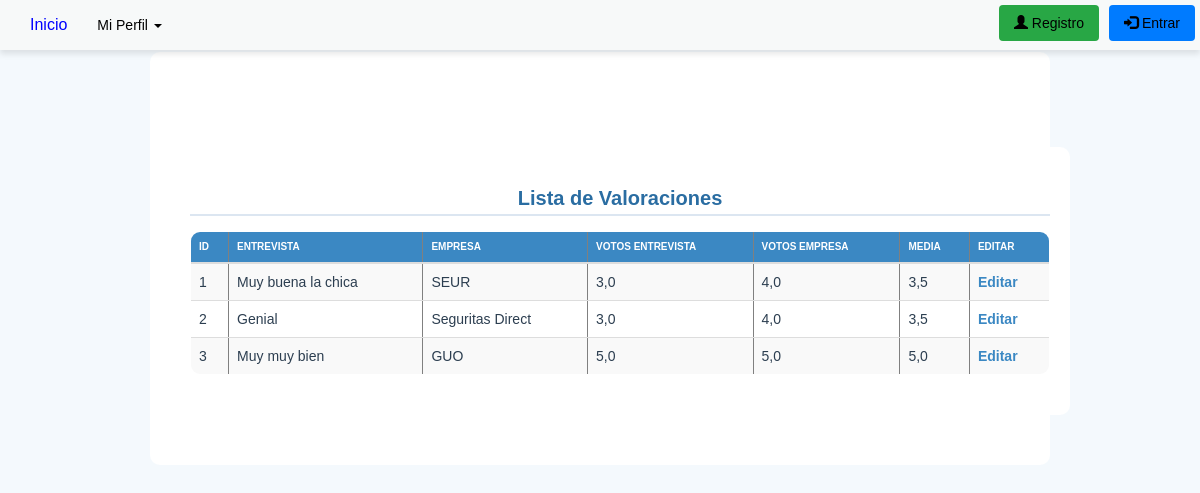
Screenshot of /listar_valoraciones/ with the database file from the repository.
### appportfolio/models.py (models this page shows, shortened)
class Valoracion(models.Model):
    id = models.AutoField(primary_key=True)
    votos_entrevista = models.DecimalField("Votos entrevista", max_digits=3, decimal_places=1, null=True, blank=True)
    votos_empresa = models.DecimalField("Votos empresa", max_digits=3, decimal_places=1, null=True, blank=True)
    media_aspectos = models.DecimalField("Media aspectos", max_digits=3, decimal_places=1, null=True, blank=True)
    entrevista = models.CharField("Descripción Entrevista", max_length=200, null=True, blank=True)
    empresa = models.CharField("Descripción Empresa", max_length=200, null=True, blank=True)
    num_valoraciones = models.IntegerField("Num Valoraciones", null=True, blank=True)
    timestamp = models.DateTimeField("Fecha", default=timezone.now)

### appportfolio/views.py (the view)
# urls.py: path('listar_valoraciones/', views.listar_valoraciones, name='listar_valoraciones'),
def listar_valoraciones(request):
    valoraciones = Valoracion.objects.all()
    return render(request, 'list.html', {'valoraciones': valoraciones})

### templates/list.html (shortened to what this page needs)
{% extends "base.html" %}
{% load static %}
{% block head %}
<link rel="stylesheet" href="https://maxcdn.bootstrapcdn.com/bootstrap/3.3.5/css/bootstrap.min.css">
<link rel="stylesheet" href="{% static 'css/cssList.css' %}">
{% endblock %}
{% block content %}
<br><br>
<div class="container mt-4">
    <h1>Lista de Valoraciones</h1>
    <table border="1" class="table table-striped">
        <thead>
            <tr>
                <th>ID</th>
                <th>Entrevista</th>
                <th>Empresa</th>
                <th>Votos Entrevista</th>
                <th>Votos Empresa</th>
                <th>Media</th>
                <th>Editar</th>
            </tr>
        </thead>
        <tbody>
            {% for valoracion in valoraciones %}
                <tr>
                    <td>{{ valoracion.id }}</td>
                    <td>{{ valoracion.entrevista }}</td>
                    <td>{{ valoracion.empresa }}</td>
                    <td>{{ valoracion.votos_entrevista }}</td>
                    <td>{{ valoracion.votos_empresa }}</td>
                    <td>{{ valoracion.media_aspectos }}</td>
                    <td>
                        <a href="{% url 'actualizar_valoracion' valoracion.id %}">Editar</a>
                    </td>
                </tr>
            {% endfor %}
        </tbody>
    </table>
</div>
{% endblock content %}

### static/css/cssList.css (style rules this page uses)
body { font-family: 'Arial', sans-serif; background-color: #F4F9FD; color: #2C3E50; margin: 0; padding: 0; line-height: 1.6; }
.container { background-color: #FFFFFF; padding: 2rem; border-radius: 10px; max-width: 900px; margin: 3rem auto; }
h1 { color: #2A6DA2; font-size: 2rem; font-weight: 700; text-align: center; margin-bottom: 1.5rem; border-bottom: 2px solid #DCE6F1; padding-bottom: 0.5rem; }
table { width: 100%; border-collapse: collapse; margin-top: 1.5rem; background-color: #FFFFFF; border-radius: 10px; overflow: hidden; }
table thead { background-color: #3B88C3; color: white; text-align: left; font-size: 1rem; }
table thead th { padding: 1rem; text-transform: uppercase; font-weight: bold; }
table tbody tr { border-bottom: 1px solid #DCE6F1; transition: background-color 0.2s ease-in-out; }
table tbody tr:nth-child(odd) { background-color: #F9FBFD; }
table td { padding: 0.8rem; color: #2C3E50; text-align: left; }
table td a { color: #3B88C3; text-decoration: none; font-weight: bold; transition: color 0.2s ease-in-out; }

### rows the page displays
Valoracion: id "1", entrevista "Muy buena la chica", empresa "SEUR", votos_entrevista "3,0", votos_empresa "4,0", media_aspectos "3,5"
Valoracion: id "2", entrevista "Genial", empresa "Seguritas Direct", votos_entrevista "3,0", votos_empresa "4,0", media_aspectos "3,5"
Valoracion: id "3", entrevista "Muy muy bien", empresa "GUO", votos_entrevista "5,0", votos_empresa "5,0", media_aspectos "5,0"
